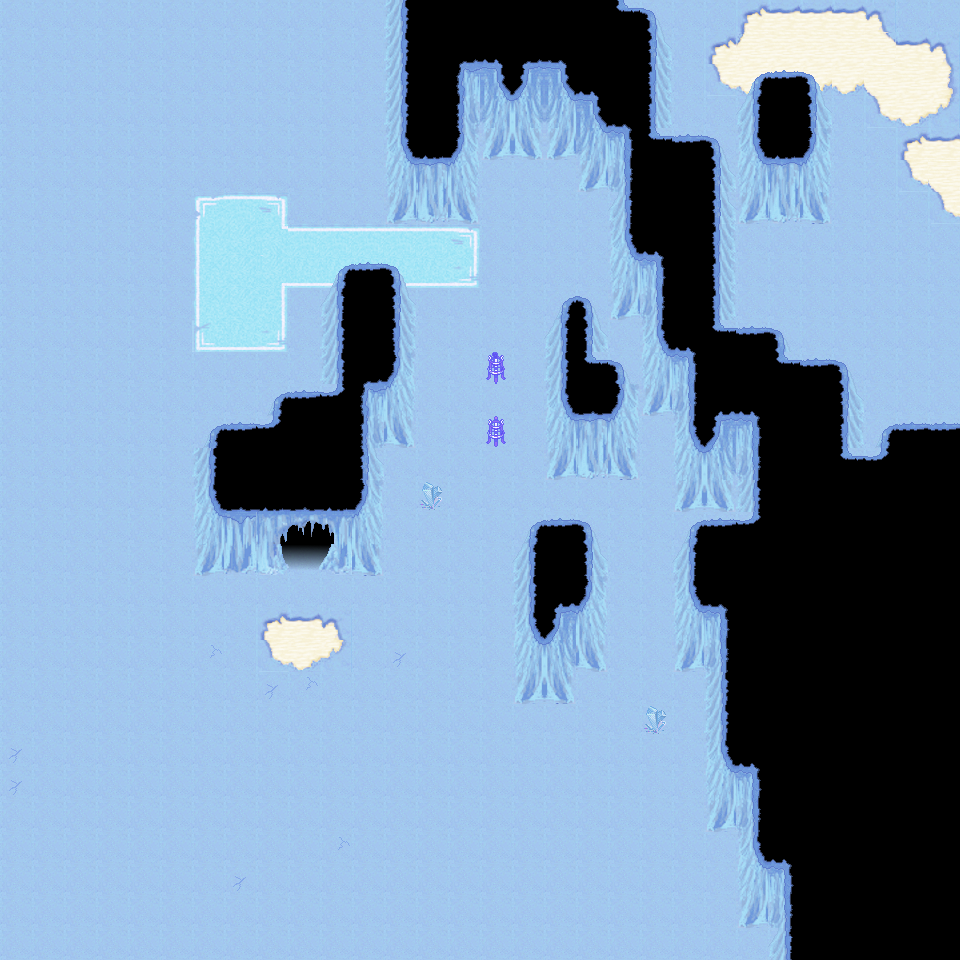

Tiled map render using the project's own tile images. Description and the map definition, with tile-layer contents summarised, below:
An orthogonal 30x30 tile map with 32x32 px tiles, 2 tile layers (Floor, Walls).

<map version="1.0" orientation="orthogonal" width="30" height="30" tilewidth="32" tileheight="32">
 <tileset firstgid="1" source="icecave.tsx" />
 <layer name="Floor" width="30" height="30">
  <data>[900 cells, 900 non-empty, 25 distinct tile ids]</data>
 </layer>
 <layer name="Walls" width="30" height="30">
  <data>[900 cells, 332 non-empty, 45 distinct tile ids]</data>
 </layer>
</map>
